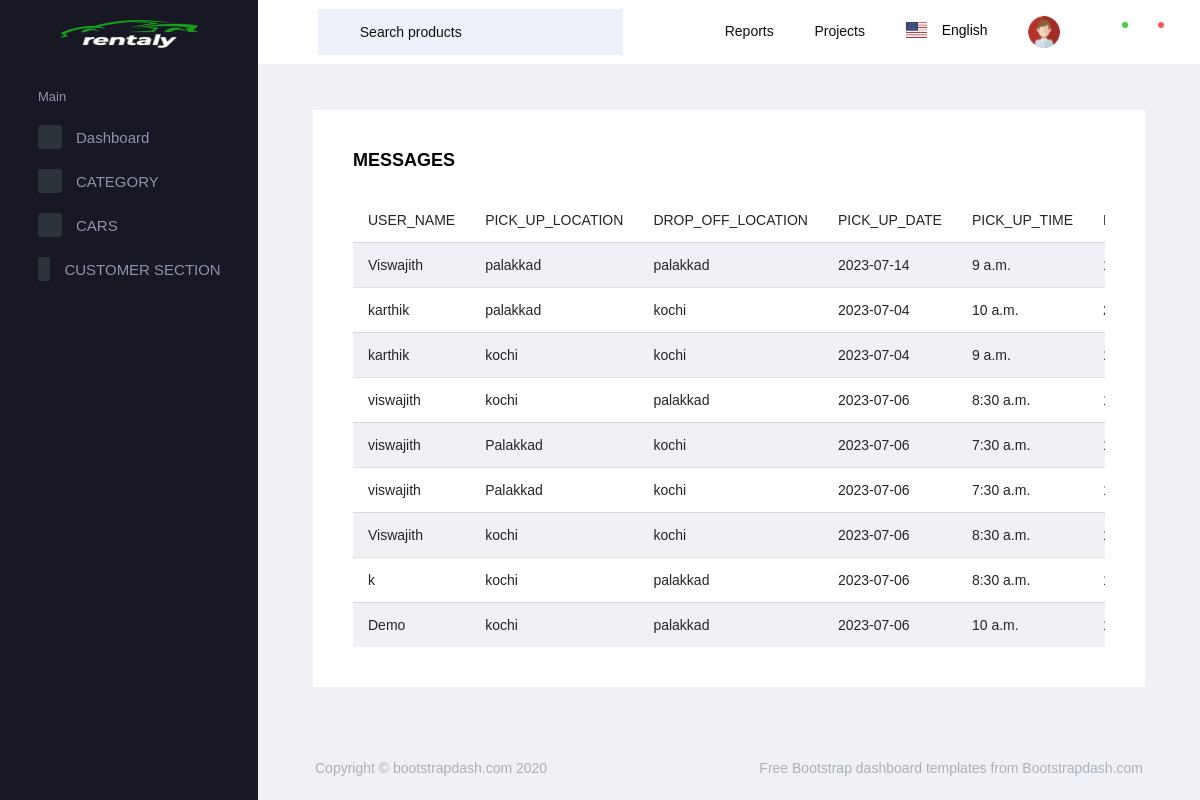
Page /backapp/View_booking/ on the committed database.
### Rentapp/models.py (models this page shows)
class Booking(models.Model):
    PickupLocation=models.CharField(max_length=200,null=True,blank=True)
    DropoffLocation=models.CharField(max_length=100,null=True,blank=True)
    PickUpDate=models.CharField(max_length=10,null=True,blank=True)
    PickUpTime=models.TimeField(null=True,blank=True)
    No_days=models.IntegerField(null=True,blank=True)
    Totalprice=models.IntegerField(null=True,blank=True)
    Car=models.CharField(max_length=122,null=True,blank=True)
    User = models.CharField(max_length=45, null=True, blank=True)
    P_image=models.ImageField(upload_to='product',null=True,blank=True)
    Price=models.IntegerField(null=True,blank=True)

### backapp/views.py (the view)
# urls.py: path('View_booking/',views.View_booking,name="View_booking"),
def View_booking(request):
    data=Booking.objects.all()
    return render(request,"View_Booking.html",{'data':data})

### backapp/templates/View_Booking.html (shortened to what this page needs)
<!DOCTYPE html>
{% extends 'adminpage.html' %}
{% block content %}
<html lang="en">
<head>
</head>
<body>
<div class="col-12 grid-margin stretch-card">
    <div class="card">
       <div class="card-body">
                  <h4 class="card-title" style="color:black;">MESSAGES</h4>
                  <div class="table-responsive">
                    <table class="table table-striped">
                      <thead>
                        <tr>
                          <th>
                             USER_NAME
                          </th>
                          <th>
                            PICK_UP_LOCATION
                          </th>
                          <th>
                            DROP_OFF_LOCATION
                          </th> <th>
                            PICK_UP_DATE
                          </th>
                          <th>
                            PICK_UP_TIME
                          </th>
                          <th>
                          </th>
                        </tr>
                      </thead>
                      <tbody>
                      {% for d in data %}
                        <tr>
                          <td >
                            {{d.User}}
                          </td>
                          <td>
                            {{d.PickupLocation}}
                          </td>
                          <td>
                             {{d.DropoffLocation}}
                          </td>
                            <td>
                             {{d.PickUpDate}}
                          </td>
                            <td>
                             {{d.PickUpTime}}
                          </td>
                            <td>
                          </td >
                        </tr>
                      {% endfor %}
                      </tbody>
                    </table>
                  </div>
                </div>
                </div>
             </div>
</body>
</html>
{% endblock %}

### rows in the picture
Booking: User "Viswajith", PickupLocation "palakkad", DropoffLocation "palakkad", PickUpDate "2023-07-14", PickUpTime "9 a.m."
Booking: User "karthik", PickupLocation "palakkad", DropoffLocation "kochi", PickUpDate "2023-07-04", PickUpTime "10 a.m."
Booking: User "karthik", PickupLocation "kochi", DropoffLocation "kochi", PickUpDate "2023-07-04", PickUpTime "9 a.m."
Booking: User "viswajith", PickupLocation "kochi", DropoffLocation "palakkad", PickUpDate "2023-07-06", PickUpTime "8:30 a.m."
Booking: User "viswajith", PickupLocation "Palakkad", DropoffLocation "kochi", PickUpDate "2023-07-06", PickUpTime "7:30 a.m."
Booking: User "viswajith", PickupLocation "Palakkad", DropoffLocation "kochi", PickUpDate "2023-07-06", PickUpTime "7:30 a.m."
Booking: User "Viswajith", PickupLocation "kochi", DropoffLocation "kochi", PickUpDate "2023-07-06", PickUpTime "8:30 a.m."
Booking: User "k", PickupLocation "kochi", DropoffLocation "palakkad", PickUpDate "2023-07-06", PickUpTime "8:30 a.m."
Booking: User "Demo", PickupLocation "kochi", DropoffLocation "palakkad", PickUpDate "2023-07-06", PickUpTime "10 a.m."
